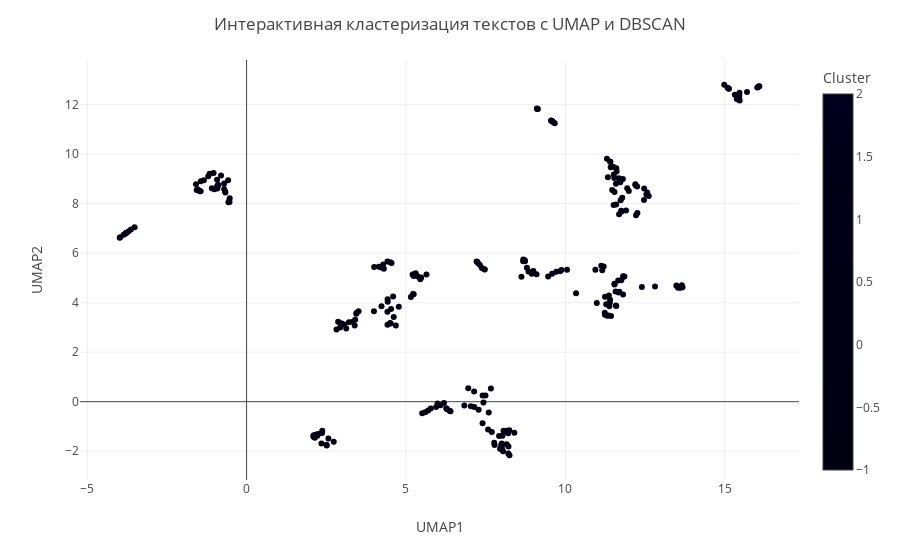

Source (notebook cell):
### Code cell
import plotly.express as px
import umap
import pandas as pd

# Загружаем данные
df = pd.read_excel('data.xlsx')

# Преобразуем строки в массивы, если embeddings хранятся в строковом формате
df['embeddings'] = df['embeddings'].apply(lambda x: np.array(ast.literal_eval(x)) if isinstance(x, str) else x)

# Преобразуем столбец 'embeddings' в массив
embeddings = np.vstack(df['embeddings'].values)

# Применяем DBSCAN для кластеризации
dbscan = DBSCAN(eps=0.1, min_samples=5, metric='cosine')
cluster_labels = dbscan.fit_predict(embeddings)

# Добавляем метки кластеров в датафрейм
df['Cluster'] = cluster_labels

# Уменьшение размерности до 2D для визуализации с использованием UMAP
reducer = umap.UMAP(n_neighbors=5, min_dist=0.1, n_components=2, random_state=42)
embeddings_2d = reducer.fit_transform(embeddings)

# Добавляем результаты UMAP в датафрейм для визуализации
df['UMAP1'] = embeddings_2d[:, 0]
df['UMAP2'] = embeddings_2d[:, 1]

# Построение интерактивного scatter plot с Plotly
fig = px.scatter(
    df, x='UMAP1', y='UMAP2',
    color='Cluster',
    hover_data={'Очищенный текст': True, 'UMAP1': False, 'UMAP2': False, 'Cluster': True}
)

# Настройка графика
fig.update_layout(
    title="Интерактивная кластеризация текстов с UMAP и DBSCAN",
    xaxis_title="UMAP1",
    yaxis_title="UMAP2"
)
fig.show()

### Figure 1 — Plotly figure (JSON) as saved in the notebook; plotly's stock layout.template omitted (floating-point values rounded to 4 significant figures; data arrays with more than 128 entries replaced by an {"elided": "..."} marker saying what was removed)
{"data": [{"customdata": {"elided": "269x2 mixed values"}, "hovertemplate": "Очищенный текст=%{customdata[0]}<br>Cluster=%{marker.color}<extra></extra>", "legendgroup": "", "marker": {"color": {"elided": "269 int values"}, "coloraxis": "coloraxis", "symbol": "circle"}, "mode": "markers", "name": "", "orientation": "v", "showlegend": false, "type": "scatter", "x": {"elided": "269 float values"}, "xaxis": "x", "y": {"elided": "269 float values"}, "yaxis": "y"}], "layout": {"coloraxis": {"colorbar": {"title": {"text": "Cluster"}}, "colorscale": [[0, "#000011"], [0.1111, "#000012"], [0.2222, "#000013"], [0.3333, "#000014"], [0.4444, "#000015"], [0.5556, "#000016"], [0.6667, "#000017"], [0.7778, "#000018"], [0.8889, "#000019"], [1, "#000020"]]}, "legend": {"tracegroupgap": 0}, "margin": {"t": 60}, "title": {"text": "Интерактивная кластеризация текстов с UMAP и DBSCAN"}, "xaxis": {"anchor": "y", "domain": [0, 1], "title": {"text": "UMAP1"}}, "yaxis": {"anchor": "x", "domain": [0, 1], "title": {"text": "UMAP2"}}}}
